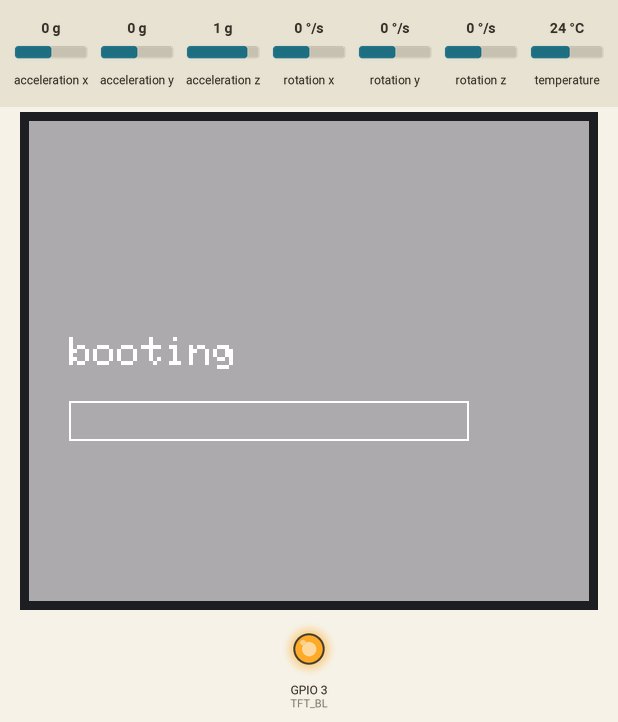
This sketch was run on a simulated ESP32. On the bench: 280×240 colour display, output pins drawn as LEDs (lit = HIGH). The inputs (shaded band) are chosen by the test bench; at power-on: acceleration x 0 g, acceleration y 0 g, acceleration z 1 g, rotation x 0 °/s, rotation y 0 °/s, rotation z 0 °/s, temperature 24 °C. Random numbers use the default seed unless the sketch sets one.

Above: at 0.3 s.
At 2.1 s:
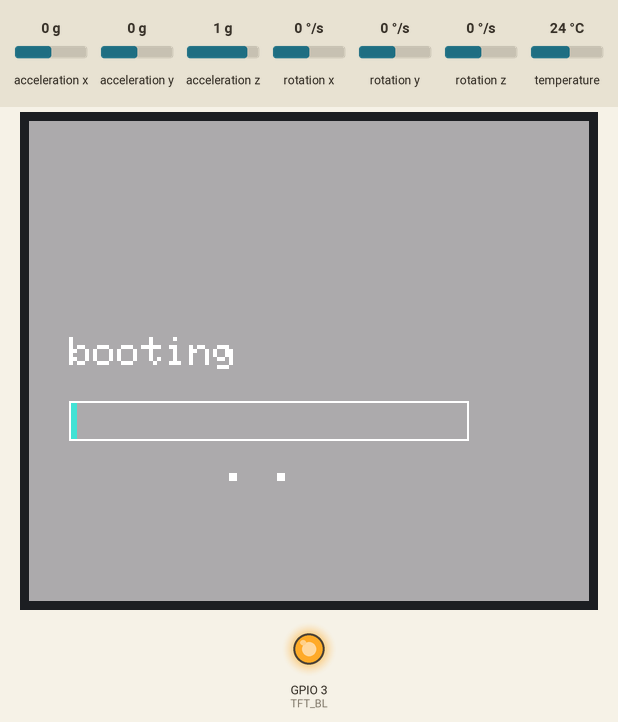
At 5.1 s:
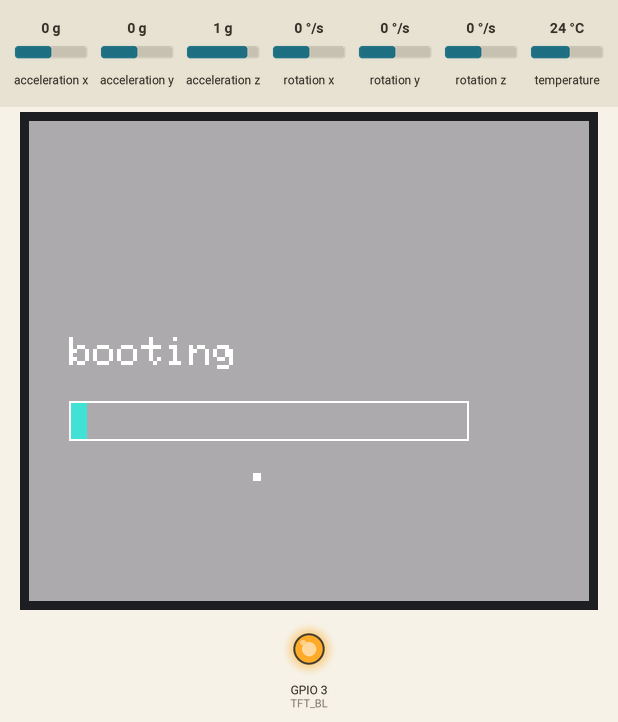
At 7.5 s:
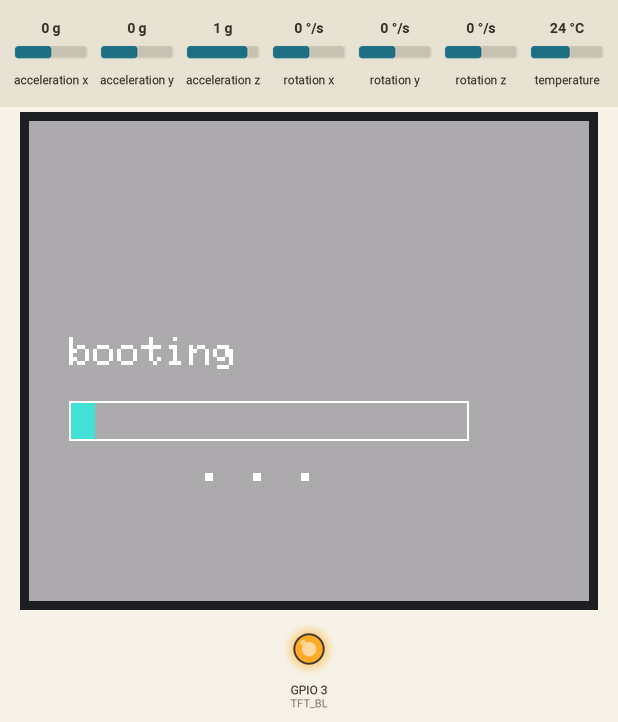
At 10.4 s:
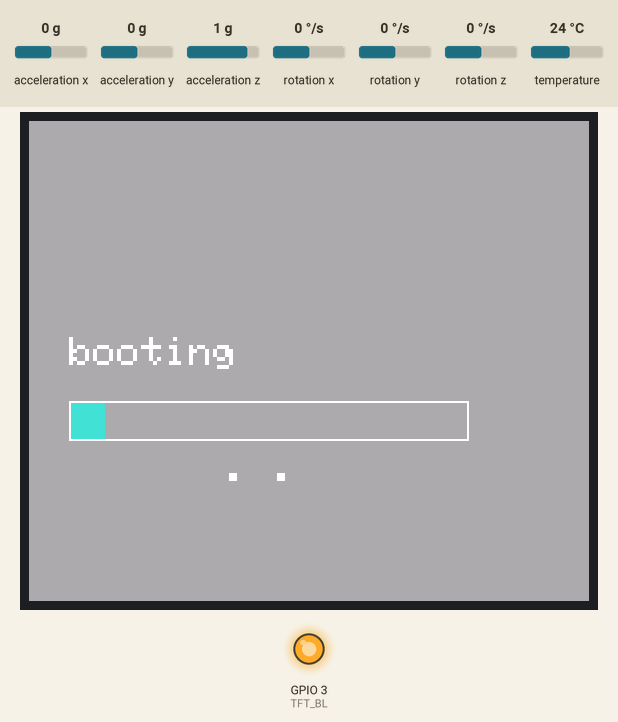
At 34.73 s:
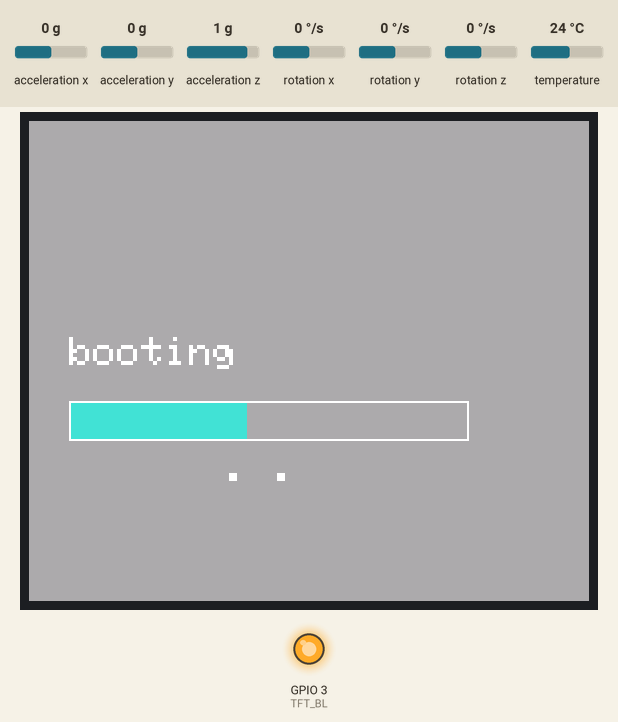

The sketch:

Countdown.ino
```cpp
#include <Adafruit_GFX.h>
#include <Adafruit_ST7789.h>
#include <SPI.h>
#include <Wire.h>
#include <Adafruit_MPU6050.h>
#include <Adafruit_Sensor.h>

// === Pin Definitions ===
#define TFT_CS     4
#define TFT_RST    5
#define TFT_DC     7
#define TFT_SCLK   6
#define TFT_MOSI   10
#define TFT_BL     3  // Backlight pin
#define I2C_SDA    8
#define I2C_SCL    9

// === Display Setup ===
const int SCREEN_WIDTH = 240;
const int SCREEN_HEIGHT = 280;
Adafruit_ST7789 tft = Adafruit_ST7789(TFT_CS, TFT_DC, TFT_RST);

// === MPU Setup ===
Adafruit_MPU6050 mpu;

// === UI Constants ===
const uint16_t BAR_WIDTH = 200;
const uint16_t BAR_HEIGHT = 20;
const uint16_t BAR_X = (SCREEN_WIDTH - BAR_WIDTH) / 2;
const uint16_t BAR_Y = SCREEN_HEIGHT / 2;
const uint16_t TEXT_Y = BAR_Y - 32;
const uint16_t GRAY = tft.color565(169, 169, 169);
const uint16_t TURQUOISE = tft.color565(64, 224, 208);
const uint16_t RED = tft.color565(255, 0, 0);
const uint8_t TEXT_SIZE = 2;

// === Progress Configuration ===
const int numSteps = 9;
const char* stepLabels[numSteps] = {
  "booting", "connecting", "downloading", "installing",
  "verifying", "configuring", "authenticating", "initializing", ""
};

const unsigned long stepDurations[numSteps] = {
  60000, 12000, 217128000, 117504000, 60960000,
  34560000, 82944000, 126204000, 51828000
};

struct SegmentInfo {
  int subsegmentCount;
  unsigned long subDurations[60];
  unsigned long cumulative[60];
};

SegmentInfo steps[numSteps];

int currentStep = 0;
unsigned long startTime = 0;
unsigned long previousDotTime = 0;
const unsigned long dotInterval = 1000;
int dotCount = 0;

void setup() {
  SPI.begin(TFT_SCLK, -1, TFT_MOSI, -1);
  pinMode(TFT_BL, OUTPUT);
  digitalWrite(TFT_BL, HIGH);

  tft.init(SCREEN_WIDTH, SCREEN_HEIGHT);
  tft.setRotation(1);
  tft.fillScreen(GRAY);

  Wire.begin(I2C_SDA, I2C_SCL);
  mpu.begin();
  mpu.setAccelerometerRange(MPU6050_RANGE_8_G);

  generateTimingSegments();
  resetProgress();
}

void loop() {
  if (checkForShake()) {
    showError();
    delay(2000);
    tft.fillScreen(GRAY);
    resetProgress();
    return;
  }

  unsigned long elapsed = millis() - startTime;
  float progress = getProgressFraction(currentStep, elapsed);
  int fillWidth = BAR_WIDTH * progress;
  updateProgress(fillWidth);

if (currentStep >= 2 && currentStep < numSteps) {
  drawPercentage(progress);
}


  // Blinking dots independent of progress
  if (millis() - previousDotTime >= dotInterval && currentStep < numSteps) {
    previousDotTime = millis();
    dotCount = (dotCount + 1) % 4;
    drawStatusWithDots(stepLabels[currentStep], dotCount);
  }

  // Advance to next step if complete
  if (progress >= 1.0) {
    delay(1000);
    currentStep++;
    if (currentStep < numSteps) {
      startTime = millis();
      drawStatusWithDots(stepLabels[currentStep], 0);
    } else {
      drawStatusWithDots("All steps done", 0);
    }
  }
  if (currentStep < 2) {
  int clearX = BAR_X + BAR_WIDTH - TEXT_SIZE * 6 * 7; // ~7 chars width
  int clearY = BAR_Y - 32;
  tft.fillRect(clearX, clearY, TEXT_SIZE * 6 * 7, TEXT_SIZE * 8, GRAY);
}
}

void resetProgress() {
  currentStep = 0;
  startTime = millis();
  drawStatusWithDots(stepLabels[currentStep], 0);
  tft.drawRect(BAR_X, BAR_Y, BAR_WIDTH, BAR_HEIGHT, ST77XX_WHITE);
}

bool checkForShake() {
  sensors_event_t a, g, temp;
  mpu.getEvent(&a, &g, &temp);
  float threshold = 40.0; // Adjust sensitivity as needed
  return (fabs(a.acceleration.x) > threshold ||
          fabs(a.acceleration.y) > threshold ||
          fabs(a.acceleration.z - 9.81) > threshold);
}

void showError() {
  tft.fillScreen(RED);
  tft.setTextColor(ST77XX_WHITE);
  tft.setTextSize(4);
  tft.setCursor((SCREEN_WIDTH - 6 * 4 * 6) / 2, SCREEN_HEIGHT / 2 - 30);
  tft.print("ERROR");

  tft.setTextSize(2);
  tft.setCursor((SCREEN_WIDTH - 8 * 2 * 6) / 2, SCREEN_HEIGHT / 2 + 10);
  tft.print("Resetting...");
}

void generateTimingSegments() {
  for (int s = 0; s < numSteps; s++) {
    int count = random(4, 19);
    steps[s].subsegmentCount = count;
    float rawWeights[18], weightSum = 0;
    for (int i = 0; i < count; i++) {
      rawWeights[i] = random(10, 100);
      weightSum += rawWeights[i];
    }
    unsigned long cumulative = 0;
    for (int i = 0; i < count; i++) {
      steps[s].subDurations[i] = (rawWeights[i] / weightSum) * stepDurations[s];
      steps[s].cumulative[i] = cumulative + steps[s].subDurations[i];
      cumulative = steps[s].cumulative[i];
    }
  }
}

void drawPercentage(float progress) {


  static float lastValue = -1.0;
  static char lastStr[10] = "";

  char currentStr[10];
  snprintf(currentStr, sizeof(currentStr), "%.2f%%", progress * 100.0);

  if (strcmp(currentStr, lastStr) != 0) {
    strcpy(lastStr, currentStr);
    lastValue = progress;

    int textWidth = strlen(currentStr) * TEXT_SIZE * 6;
    int percentX = BAR_X + BAR_WIDTH - textWidth;
    int percentY = BAR_Y - 32;

    // Clear and redraw
    tft.fillRect(percentX, percentY, textWidth, TEXT_SIZE * 8, GRAY);
    tft.setCursor(percentX, percentY);
    tft.setTextColor(ST77XX_WHITE);
    tft.setTextSize(TEXT_SIZE);
    tft.print(currentStr);
  } else {
    // Still print, but skip clear
    int textWidth = strlen(currentStr) * TEXT_SIZE * 6;
    int percentX = BAR_X + BAR_WIDTH - textWidth;
    int percentY = BAR_Y - 32;

    tft.setCursor(percentX, percentY);
    tft.setTextColor(ST77XX_WHITE);
    tft.setTextSize(TEXT_SIZE);
    tft.print(currentStr);
  }
}

float getProgressFraction(uint8_t stepIndex, unsigned long elapsed) {
  SegmentInfo& step = steps[stepIndex];
  int seg = 0;
  while (seg < step.subsegmentCount && elapsed > step.cumulative[seg]) seg++;
  if (seg >= step.subsegmentCount) return 1.0;
  unsigned long segStart = (seg == 0) ? 0 : step.cumulative[seg - 1];
  unsigned long segDuration = step.subDurations[seg];
  float segProgress = float(elapsed - segStart) / segDuration;
  return (seg + segProgress) / step.subsegmentCount;
}

void updateProgress(int fillWidth) {
  static int lastWidth = -1;
  fillWidth = constrain(fillWidth, 0, BAR_WIDTH - 2);
  if (fillWidth == lastWidth) return;
  lastWidth = fillWidth;
  tft.fillRect(BAR_X + 1, BAR_Y + 1, BAR_WIDTH - 2, BAR_HEIGHT - 2, GRAY);
  tft.fillRect(BAR_X + 1, BAR_Y + 1, fillWidth, BAR_HEIGHT - 2, TURQUOISE);
}

void drawStatusWithDots(const char* baseText, int numDots) {
  // Draw main status label above the bar
  tft.fillRect(BAR_X, TEXT_Y, BAR_WIDTH, TEXT_SIZE * 8, GRAY);
  tft.setCursor(BAR_X, TEXT_Y);
  tft.setTextColor(ST77XX_WHITE);
  tft.setTextSize(TEXT_SIZE);
  tft.print(baseText);

  // Prepare dot string
  char dotStr[10] = "";
  for (int i = 0; i < numDots; i++) {
    strcat(dotStr, ". ");
  }

  // Measure dot width
  int dotWidth = strlen(dotStr) * TEXT_SIZE * 6;
  int dotX = BAR_X + (BAR_WIDTH - dotWidth) / 2;
  int dotY = BAR_Y + BAR_HEIGHT + 6; // beneath progress bar

  // Clear and draw centered dots
  tft.fillRect(BAR_X, dotY, BAR_WIDTH, TEXT_SIZE * 8, GRAY);
  tft.setCursor(dotX, dotY);
  tft.print(dotStr);
}
```
